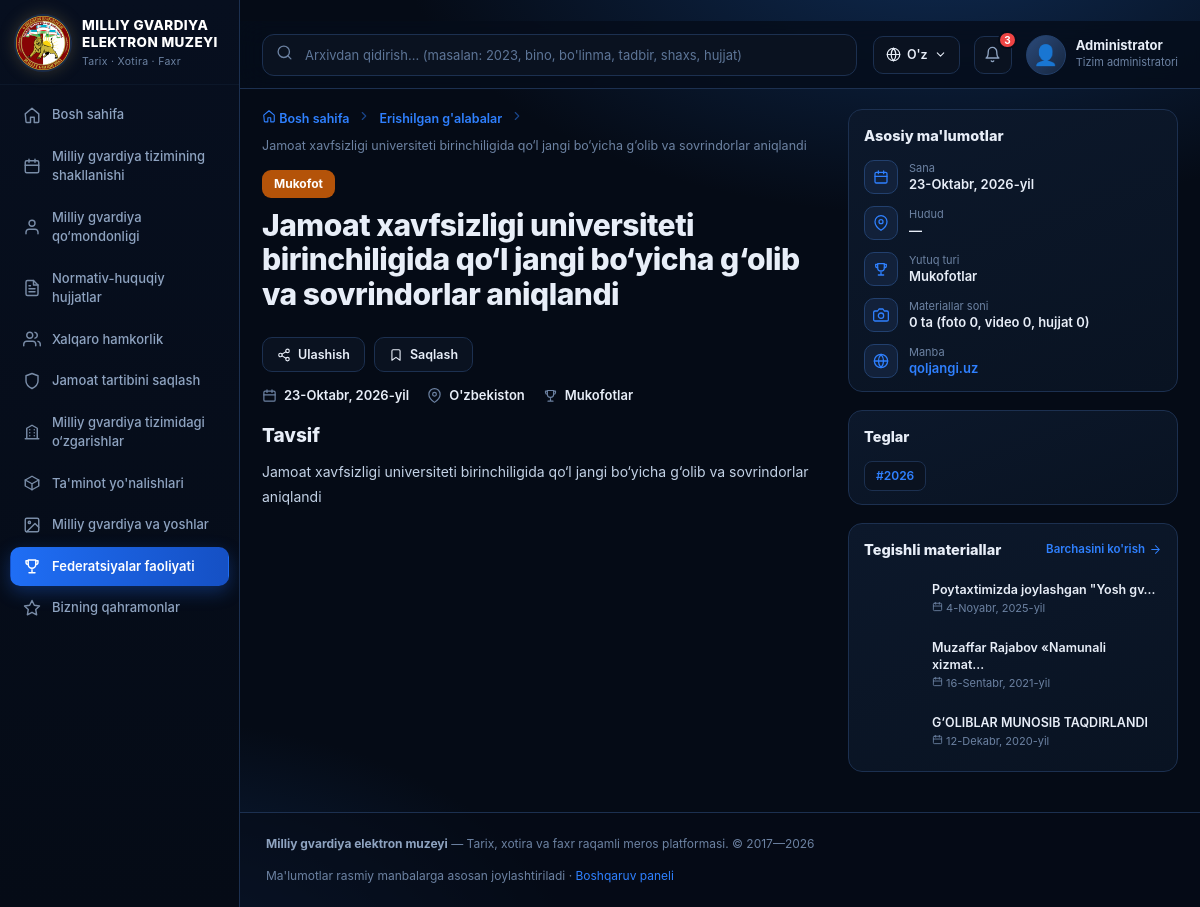
The page /galabalar/jamoat-xavfsizligi-universiteti-birinchiligida-qol-jangi-boyicha-golib-va-sovrindorlar-aniqlandi/ on the database its author committed.
### core/models.py (models this page shows, shortened)
class TimeStampedModel(models.Model):
    created_at = models.DateTimeField("Yaratilgan sana", auto_now_add=True)
    updated_at = models.DateTimeField("Yangilangan sana", auto_now=True)
    class Meta:
        abstract = True

class Direction(TimeStampedModel):
    number = models.PositiveIntegerField("Raqam", unique=True)
    title = models.CharField("Nomi", max_length=255)
    description = models.TextField("Tavsif", blank=True)
    icon = models.CharField("Belgi (svg nomi)", max_length=40, default="star")
    url = models.CharField(
        "Havola (URL nomi)", max_length=100, blank=True, default="core:yonalishlar",
    )
    class Meta:
        verbose_name = "Yo'nalish"
        verbose_name_plural = "Yo'nalishlar"
        ordering = ["number"]

class AbstractMaterial(TimeStampedModel):
    MATERIAL_TYPES = [
        ("news", "Yangilik"),
        ("building", "Yangi bino"),
        ("bolinma", "Bo'linma"),
        ("tadbir", "Tadbir"),
        ("galaba", "Erishilgan g'alaba"),
        ("hujjat", "Hujjat"),
        ("foto", "Foto"),
        ("video", "Video"),
        ("malumot", "Ma'lumot"),
    ]
    title = models.CharField("Sarlavha", max_length=300)
    slug = models.SlugField(max_length=320, unique=True, blank=True)
    material_type = models.CharField("Material turi", max_length=20, choices=MATERIAL_TYPES, default="news")
    category = models.ForeignKey(
        Category, verbose_name="Kategoriya", on_delete=models.SET_NULL, null=True, blank=True,
        related_name="%(class)ss",
    )
    date = models.DateField("Sana", null=True, blank=True)
    year = models.PositiveIntegerField("Yil", default=2023, db_index=True)
    region = models.ForeignKey(
        Region, verbose_name="Hudud", on_delete=models.SET_NULL, null=True, blank=True,
        related_name="%(class)ss",
    )
    department = models.ForeignKey(
        Department, verbose_name="Tegishli bo'linma", on_delete=models.SET_NULL,
        null=True, blank=True, related_name="%(class)ss",
    )
    summary = models.CharField("Qisqa tavsif", max_length=400, blank=True)
    description = models.TextField("Tavsif", blank=True)
    body = models.TextField("To'liq matn", blank=True)
    image = models.ImageField("Asosiy rasm", upload_to="%(class)ss/", blank=True)
    tags = models.ManyToManyField(Tag, verbose_name="Teglar", blank=True, related_name="%(class)ss")
    photo_count = models.PositiveIntegerField("Foto", default=0)
    video_count = models.PositiveIntegerField("Video", default=0)
    doc_count = models.PositiveIntegerField("Hujjat", default=0)
    views = models.PositiveIntegerField("Ko'rishlar", default=0)
    is_published = models.BooleanField("Chop etilgan", default=True)
    is_featured = models.BooleanField("Muhim", default=False)
    source_url = models.URLField("Manba havolasi", blank=True)
    photos = GenericRelation(Photo)
    videos = GenericRelation("Video")
    objects = MaterialQuerySet.as_manager()
    class Meta:
        abstract = True
        ordering = ["-date", "-created_at"]
    def save(self, *args, **kwargs):
        if self.date:
            self.year = self.date.year
        super().save(*args, **kwargs)

class Achievement(AbstractMaterial):
    ACHIEVEMENT_TYPES = [
        ("xalqaro", "Xalqaro musobaqalar"),
        ("respublika", "Respublika musobaqalar"),
        ("sport", "Sport yutuqlari"),
        ("kasbiy", "Kasbiy mahorat"),
        ("innovatsion", "Innovatsion loyihalar"),
        ("mukofot", "Mukofotlar"),
        ("taktik", "Taktik o'quvlar"),
        ("boshqa", "Boshqa"),
    ]
    achievement_type = models.CharField(
        "Yutuq turi", max_length=30, choices=ACHIEVEMENT_TYPES, default="xalqaro",
    )
    class Meta:
        verbose_name = "Erishilgan g'alaba"
        verbose_name_plural = "Erishilgan g'alabalar"
        ordering = ["-date", "-created_at"]
    def get_absolute_url(self):
        return reverse("core:galaba_detail", kwargs={"slug": self.slug})

### core/views.py (the view)
# urls.py: path("galabalar/<slug:slug>/", views.galaba_detail, name="galaba_detail"),
def galaba_detail(request, slug):
    obj = get_object_or_404(Achievement, slug=slug)
    obj.views += 1
    obj.save(update_fields=["views"])
    ctx = _detail_ctx(
        request, obj, active="galabalar",
        badge=TYPE_LABELS.get(obj.achievement_type, obj.achievement_type), badge_color="#b45309",
        breadcrumbs=[{"title": "Erishilgan g'alabalar", "url": "/galabalar/"}, {"title": obj.title}],
        meta=[
            {"icon": "calendar", "value": obj.date},
            {"icon": "pin", "value": obj.region or "O'zbekiston"},
            {"icon": "trophy", "value": obj.get_achievement_type_display},
        ],
        info=[
            {"icon": "calendar", "label": "Sana", "value": obj.date},
            {"icon": "pin", "label": "Hudud", "value": obj.region or "—"},
            {"icon": "trophy", "label": "Yutuq turi", "value": obj.get_achievement_type_display},
            {"icon": "camera", "label": "Materiallar soni", "value": f"{obj.photo_count + obj.video_count + obj.doc_count} ta (foto {obj.photo_count}, video {obj.video_count}, hujjat {obj.doc_count})"},
        ],
        tags=[t.name for t in obj.tags.all()] + ([str(obj.year)] if obj.year else []),
        related=_related_materials(Achievement.objects.filter(achievement_type=obj.achievement_type).exclude(pk=obj.pk)[:5]),
        related_url="/galabalar/",
        bookmark="galaba",
        **_year_media(obj),
    )
    return render(request, "core/galaba_detail.html", ctx)

### core/i18n.py (called while the page is built)
def get_lang(request):
    lang = getattr(request, "LANGUAGE_CODE", None)
    if lang in LANG_CODES:
        return lang
    lang = request.COOKIES.get(COOKIE)
    return lang if lang in LANG_CODES else DEFAULT

### core/templatetags/mg_tags.py (called while the page is built)
@register.inclusion_tag("includes/icon.html", takes_context=True)
def svg(context, name, size=18):
    return {"path": ICONS.get(name, ""), "size": size}

@register.filter
def title_of(obj):
    return getattr(obj, "title", None) or getattr(obj, "full_name", "") or str(obj)

@register.filter
def split(value, sep=" "):
    if value is None:
        return []
    return str(value).split(sep)

@register.filter
def lines(value):
    if not value:
        return []
    return [ln.strip() for ln in str(value).splitlines() if ln.strip()]

@register.filter
def main_image(obj):
    for f in ("image", "photo"):
        v = getattr(obj, f, None)
        if v and hasattr(v, "url"):
            return v
    return None

### core/views.py (called while the page is built)
def _related_materials(qs):
    return [
        {"title": o.title, "url": o.get_absolute_url(), "image": o.image, "date": o.date, "meta": ""}
        for o in qs
    ]

def _gallery(obj, extra=(), full=False):
    items = []
    main = getattr(obj, "image", None) or getattr(obj, "photo", None)
    if main:
        items.append(SimpleNamespace(image=main, title=str(obj)))
    photos = getattr(obj, "photos", None)
    if photos is not None:
        items += [p for p in photos.all()[:500] if p.image]
    items += list(extra)
    return items if (full or len(items) > 1) else []

def _by_year(items):
    def key(it):
        if not hasattr(it, "year"):
            return (0, 0)
        return (1, -(it.year or 0))
    return sorted(items, key=key)

def _year_media(obj, extra=()):
    photos = _by_year(_gallery(obj, extra, full=True))
    return {"gallery": photos if len(photos) > 1 else [], "album_photos": photos,
            "videos": _by_year(list(obj.videos.all()))}

def _source_info(obj):
    url = getattr(obj, "source_url", "")
    if not url:
        return []
    host = urlparse(url).netloc.replace("www.", "")
    return [{"icon": "globe", "label": "Manba", "value": format_html('<a href="{}" target="_blank" rel="noopener" class="text-accent">{}</a>', url, host)}]

def _detail_ctx(request, obj, **kwargs):
    ctx = {"obj": obj, "active": kwargs.pop("active")}
    ctx.update(kwargs)
    if "info" in ctx:
        ctx["info"] = list(ctx["info"]) + _source_info(obj)
    return ctx

### core/templates/core/galaba_detail.html (shortened to what this page needs)
{% extends "base.html" %}
{% load mg_tags humanize %}
{% block breadcrumb %}
<nav class="breadcrumb">
  <a href="{% url 'core:home' %}">{% svg 'home' 13 %} Bosh sahifa</a>
  {% for crumb in breadcrumbs %}
    <span class="breadcrumb__sep">{% svg 'chev' 12 %}</span>
    {% if crumb.url %}<a href="{{ crumb.url }}">{{ crumb.title }}</a>{% else %}<span>{{ crumb.title }}</span>{% endif %}
  {% endfor %}
</nav>
{% endblock %}
{% block content %}
<div class="detail-top">
  <div>
    {% if badge %}<span class="detail-badge" style="background:{{ badge_color|default:'#1d4ed8' }}">{{ badge }}</span>{% endif %}
    <h1 class="page-title" style="font-size:30px">{{ obj|title_of }}</h1>
  </div>
  <div class="detail-actions">
    <button class="btn">{% svg 'share' 14 %} Ulashish</button>
    {% if bookmark %}
    <form method="post" action="{% url 'core:bookmark_toggle' %}">
      <button class="btn" type="submit">{% svg 'bookmark' 14 %} Saqlash</button>
    </form>
    {% endif %}
  </div>
</div>
{% if meta %}
<div class="meta-row">
  {% for m in meta %}
    <span>{% svg m.icon 15 %} <b>{{ m.value }}</b></span>
  {% endfor %}
</div>
{% endif %}
<h2 class="section-title" style="margin-top:0">Tavsif</h2>
<div class="prose">
  {% if obj.description %}
    {% for p in obj.description|lines %}<p>{{ p }}</p>{% endfor %}
  {% elif obj.bio %}
    {% for p in obj.bio|lines %}<p>{{ p }}</p>{% endfor %}
  {% else %}
    <p>{{ obj.summary|default:"Ma'lumot kiritilmagan." }}</p>
  {% endif %}
</div>
{% endblock %}
{% block rightbar %}
<aside class="rpanel">
  <div class="panel">
    <div class="panel__head"><div class="panel__title">Asosiy ma'lumotlar</div></div>
    <div class="info-list">
      {% for item in info %}
      <div class="info-item">
        <div class="info-item__icon">{% svg item.icon 16 %}</div>
        <div>
          <div class="info-item__label">{{ item.label }}</div>
          <div class="info-item__value">{{ item.value }}</div>
        </div>
      </div>
      {% endfor %}
    </div>
  </div>
  {% if tags %}
  <div class="panel">
    <div class="panel__head"><div class="panel__title">Teglar</div></div>
    <div class="tags">
      {% for t in tags %}<span class="tag">#{{ t }}</span>{% endfor %}
    </div>
  </div>
  {% endif %}
  <div class="panel">
    <div class="panel__head">
      <div class="panel__title">Tegishli materiallar</div>
      <a class="panel__more" href="{{ related_url|default:'/' }}">Barchasini ko'rish {% svg 'arrow' 13 %}</a>
    </div>
    <div class="mini-list">
      {% for m in related %}
      <a class="mini" href="{{ m.url }}">
        <span class="mini__img ph" style="background:{% if m.image %}url('{{ m.image.url }}') center/cover{% else %}{{ m.title|gradient }}{% endif %}"></span>
        <span>
          <div class="mini__title">{{ m.title|truncatechars:34 }}</div>
          <div class="mini__sub">{% if m.duration %}{% svg 'clock' 11 %} {{ m.duration }} &nbsp;{% endif %}{% if m.date %}{% svg 'calendar' 11 %} {{ m.date }}{% elif m.meta %}{{ m.meta }}{% endif %}</div>
        </span>
      </a>
      {% empty %}
      <div class="text-muted" style="font-size:12px">Material topilmadi</div>
      {% endfor %}
    </div>
  </div>
</aside>
{% endblock %}

### core/templates/base.html (shortened to what this page needs)
{% load static %}{% load mg_tags %}<!DOCTYPE html>
<html lang="uz">
<head>
  <link rel="stylesheet" href="{% static 'css/style.css' %}?v=20261107l">
</head>
<body>
{% if active == 'landing' %}
  {% block landing %}{% endblock %}
{% else %}
<aside class="sidebar" id="sidebar">
  <a class="brand" href="{% url 'core:home' %}">
    <div class="brand__logo"><img src="{% static 'img/ico.png' %}"></div>
    <div class="brand__text">
      <div class="brand__title">Milliy gvardiya<br>elektron muzeyi</div>
      <div class="brand__subtitle">Tarix · Xotira · Faxr</div>
    </div>
  </a>
  <nav class="nav">
    {% for item in MENU %}
      {% with url_name=item.url|split:':' %}
      <a class="nav__item{% if active == url_name.1 %} is-active{% endif %}" href="{% url item.url %}">
        {% svg item.icon %} <span>{{ item.name }}</span>
      </a>
      {% endwith %}
    {% endfor %}
  </nav>
</aside>
<div class="shell">
  <header class="header">
    <form class="search" action="{% url 'core:qidiruv' %}" method="get">
      <span class="search__icon">{% svg 'search' 17 %}</span>
      <input type="search" name="q" value="{{ request.GET.q|default:'' }}" placeholder="Arxivdan qidirish... (masalan: 2023, bino, bo'linma, tadbir, shaxs, hujjat)">
    </form>
    <div class="header__right">
      <div class="lang-wrap" id="langWrap">
        <button class="lang" type="button" id="langBtn" aria-haspopup="true" aria-expanded="false">{% svg 'globe' 15 %} {{ CURRENT_LANG_SHORT }} {% svg 'chevD' 13 %}</button>
      </div>
      <button class="bell" title="Bildirishnomalar">{% svg 'bell' 17 %}<span class="bell__count">3</span></button>
      <div class="user">
        <div class="user__avatar">👤</div>
        <div class="user__meta">
          <div class="user__name">Administrator</div>
          <div class="user__role">Tizim administratori</div>
        </div>
      </div>
    </div>
  </header>
  <main class="layout{% block layout_class %}{% endblock %}">
    <div>
      {% block breadcrumb %}{% endblock %}
      {% block content %}{% endblock %}
    </div>
    {% block rightbar %}{% endblock %}
  </main>
  <footer class="footer">
    <div><b>Milliy gvardiya elektron muzeyi</b> — Tarix, xotira va faxr raqamli meros platformasi. © 2017—2026</div>
    <div>Ma'lumotlar rasmiy manbalarga asosan joylashtiriladi · <a href="/admin/" class="text-accent">Boshqaruv paneli</a></div>
  </footer>
</div>
{% endif %}
</body>
</html>

### rows shown on the page
Direction: url "core:yillar" (drawn), name "Milliy gvardiya tizimining shakllanishi"
Direction: url "core:shaxslar" (drawn), name "Milliy gvardiya qo‘mondonligi"
Direction: url "core:hujjatlar" (drawn), name "Normativ-huquqiy hujjatlar"
Direction: url "core:tadbirlar" (drawn), name "Xalqaro hamkorlik"
Direction: url "core:jamoat" (drawn), name "Jamoat tartibini saqlash"
Direction: url "core:binolar" (drawn), name "Milliy gvardiya tizimidagi o‘zgarishlar"
Direction: url "core:talim" (drawn), name "Ta'minot yo'nalishlari"
Direction: url "core:galereya" (drawn), name "Milliy gvardiya va yoshlar"
Direction: url "core:galabalar" (drawn), name "Federatsiyalar faoliyati"
Direction: url "core:qahramonlar" (drawn), name "Bizning qahramonlar"
Achievement: title "Jamoat xavfsizligi universiteti birinchiligida qo‘l jangi bo‘yicha g‘olib va sovrindorlar aniqlandi", title "Jamoat xavfsizligi universiteti birinchiligida qo‘l jangi bo‘yicha g‘olib va sovrindorlar aniqlandi", value "23-Oktabr, 2026-yil" "Mukofotlar", description "Jamoat xavfsizligi universiteti birinchiligida qo‘l jangi bo‘yicha g‘olib va sovrindorlar aniqlandi", value "23-Oktabr, 2026-yil" "Mukofotlar"
Achievement: title "Poytaxtimizda joylashgan \"Yosh gv…", date "4-Noyabr, 2025-yil"
Achievement: title "Muzaffar Rajabov «Namunali xizmat…", date "16-Sentabr, 2021-yil"
Achievement: title "G‘OLIBLAR MUNOSIB TAQDIRLANDI", date "12-Dekabr, 2020-yil"

### other values the page prints
{{ item.name }} "Bosh sahifa"
{{ CURRENT_LANG_SHORT }} "O'z"
{{ crumb.title }} "Erishilgan g'alabalar"
{{ badge }} "Mukofot"
{{ m.value }} "O'zbekiston"
{{ item.label }} "Sana" "Hudud" "Yutuq turi" "Materiallar soni" "Manba"
{{ item.value }} "—" "0 ta (foto 0, video 0, hujjat 0)" "qoljangi.uz"
{{ t }} "2026"
